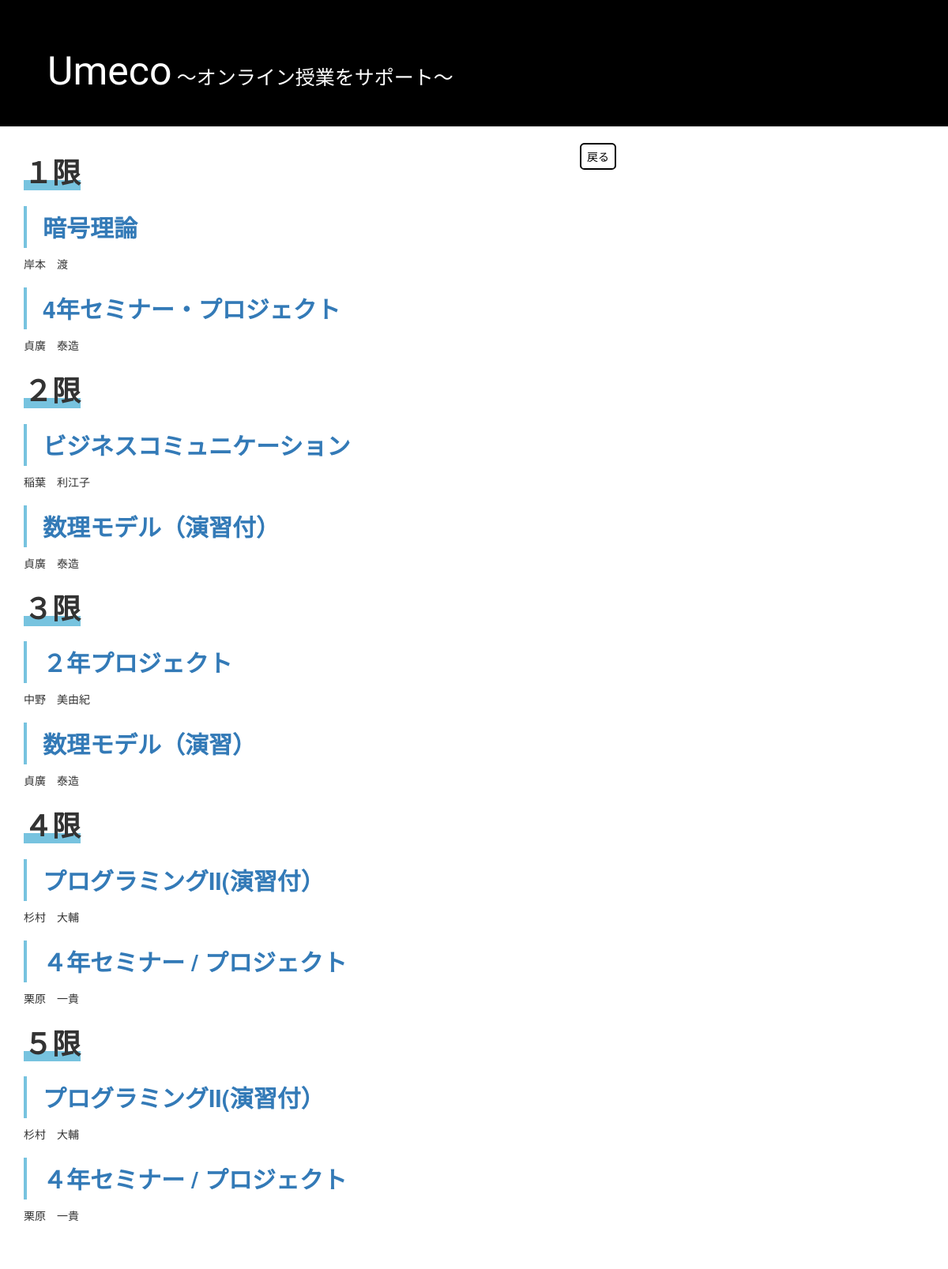
The page /post_list4/ on the database its author committed.
### blog/models.py (models this page shows, shortened)
class Post4(models.Model):
    author = models.ForeignKey(settings.AUTH_USER_MODEL, on_delete=models.CASCADE)
    title = models.CharField(max_length=200)
    text = models.TextField()
    pursose = models.TextField()
    terget = models.TextField()
    course = models.TextField()
    textbook = models.TextField()
    evaluation = models.TextField()
    created_date = models.DateTimeField(default=timezone.now)
    published_date = models.DateTimeField(blank=True, null=True)
    time = models.CharField(max_length=20)
    t_mail = models.CharField(max_length=200)
    subjecturl =  models.TextField()
    sllabus = models.TextField()
    homework = models.TextField()
    lesson = models.TextField()
    regi = models.CharField(max_length=5)

### blog/views.py (the view)
# urls.py: path('post_list4/', views.post_list4, name='post_list4'),
def post_list4(request):
    post4s = Post4.objects.filter(published_date__lte=timezone.now()).order_by('published_date')
    return render(request, 'blog/post_list4.html', {'post4s': post4s})

### blog/templates/blog/post_list4.html
{% extends 'blog/base.html' %}
{% block content %}
<a href="/course" class="back">
   戻る
</a>
<br>
<h1>１限</h1>
{% for post4 in post4s %}
{% if post4.time == "1" %}
<div class="post">
  <h2><a href="{% url 'post_detail4' pk=post4.pk %}">{{ post4.title }}</a></h2>
  <p>{{ post4.text|linebreaksbr }}</p>
</div>
{% endif %}
{% endfor %}
<br>
<h1>２限</h1>
{% for post4 in post4s %}
{% if post4.time == "2" %}
<div class="post">
  <h2><a href="{% url 'post_detail4' pk=post4.pk %}">{{ post4.title }}</a></h2>
  <p>{{ post4.text|linebreaksbr }}</p>
</div>
{% endif %}
{% endfor %}
<br>
<h1>３限</h1>
{% for post4 in post4s %}
{% if post4.time == "3" %}
<div class="post">
  <h2><a href="{% url 'post_detail4' pk=post4.pk %}">{{ post4.title }}</a></h2>
  <p>{{ post4.text|linebreaksbr }}</p>
</div>
{% endif %}
{% endfor %}
<br>
<h1>４限</h1>
{% for post4 in post4s %}
{% if post4.time == "4" %}
<div class="post">
  <h2><a href="{% url 'post_detail4' pk=post4.pk %}">{{ post4.title }}</a></h2>
  <p>{{ post4.text|linebreaksbr }}</p>
</div>
{% endif %}
{% endfor %}
<br>
<h1>５限</h1>
{% for post4 in post4s %}
{% if post4.time == "4" %}
<div class="post">
  <h2><a href="{% url 'post_detail4' pk=post4.pk %}">{{ post4.title }}</a></h2>
  <p>{{ post4.text|linebreaksbr }}</p>
</div>
{% endif %}
{% endfor %}
<br>
{% endblock %}

### blog/static/css/class.css (style rules this page uses)
body { margin:0; margin-bottom:5%; }
.back { display:inline-block; border-radius: 0.4em; margin-bottom:15px; border: 2px solid; color:black; padding:5px 7px; float:right; }
h1 { font-weight:bolder; }
.post h2 { font-weight:bolder; padding: 1rem 2rem; border-left: 4px solid rgb(119, 195, 223); color: black; }
h1 { font-weight:bolder; background: linear-gradient(transparent 70%, rgb(119, 195, 223) 70%); display:inline; font-family:'Carter One'; }

### rows shown on the page
Post4: title "暗号理論", text "岸本 渡"
Post4: title "4年セミナー・プロジェクト", text "貞廣 泰造"
Post4: title "ビジネスコミュニケーション", text "稲葉 利江子"
Post4: title "数理モデル（演習付）", text "貞廣 泰造"
Post4: title "２年プロジェクト", text "中野 美由紀"
Post4: title "数理モデル（演習）", text "貞廣 泰造"
Post4: title "プログラミングII(演習付）", text "杉村 大輔"
Post4: title "４年セミナー / プロジェクト", text "栗原 一貴"
